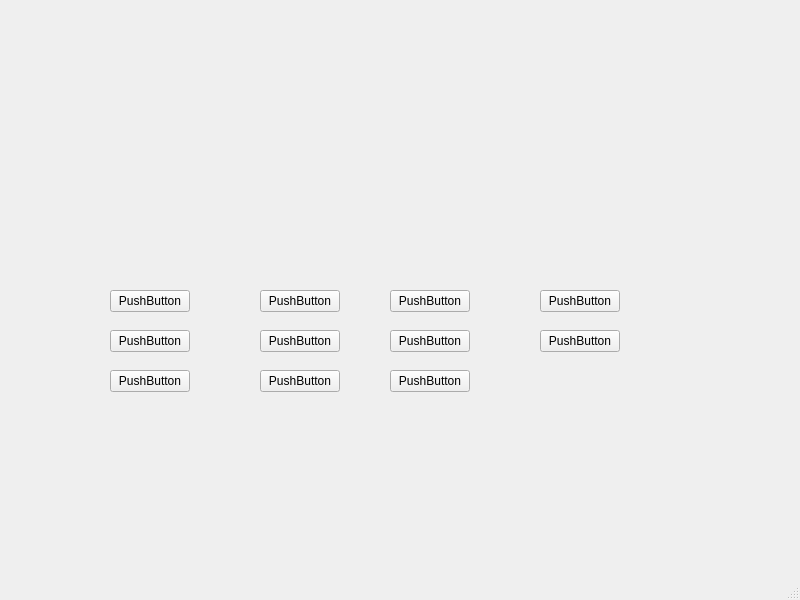
<?xml version="1.0" encoding="UTF-8"?>
<ui version="4.0">
 <class>playMode</class>
 <widget class="QMainWindow" name="playMode">
  <property name="geometry">
   <rect>
    <x>0</x>
    <y>0</y>
    <width>800</width>
    <height>600</height>
   </rect>
  </property>
  <property name="windowTitle">
   <string>MainWindow</string>
  </property>
  <widget class="QWidget" name="centralwidget">
   <widget class="QPushButton" name="pushButton">
    <property name="geometry">
     <rect>
      <x>110</x>
      <y>290</y>
      <width>80</width>
      <height>22</height>
     </rect>
    </property>
    <property name="text">
     <string>PushButton</string>
    </property>
   </widget>
   <widget class="QPushButton" name="pushButton_2">
    <property name="geometry">
     <rect>
      <x>260</x>
      <y>290</y>
      <width>80</width>
      <height>22</height>
     </rect>
    </property>
    <property name="text">
     <string>PushButton</string>
    </property>
   </widget>
   <widget class="QPushButton" name="pushButton_3">
    <property name="geometry">
     <rect>
      <x>390</x>
      <y>290</y>
      <width>80</width>
      <height>22</height>
     </rect>
    </property>
    <property name="text">
     <string>PushButton</string>
    </property>
   </widget>
   <widget class="QPushButton" name="pushButton_4">
    <property name="geometry">
     <rect>
      <x>110</x>
      <y>330</y>
      <width>80</width>
      <height>22</height>
     </rect>
    </property>
    <property name="text">
     <string>PushButton</string>
    </property>
   </widget>
   <widget class="QPushButton" name="pushButton_5">
    <property name="geometry">
     <rect>
      <x>260</x>
      <y>330</y>
      <width>80</width>
      <height>22</height>
     </rect>
    </property>
    <property name="text">
     <string>PushButton</string>
    </property>
   </widget>
   <widget class="QPushButton" name="pushButton_6">
    <property name="geometry">
     <rect>
      <x>390</x>
      <y>330</y>
      <width>80</width>
      <height>22</height>
     </rect>
    </property>
    <property name="text">
     <string>PushButton</string>
    </property>
   </widget>
   <widget class="QPushButton" name="pushButton_7">
    <property name="geometry">
     <rect>
      <x>110</x>
      <y>370</y>
      <width>80</width>
      <height>22</height>
     </rect>
    </property>
    <property name="text">
     <string>PushButton</string>
    </property>
   </widget>
   <widget class="QPushButton" name="pushButton_8">
    <property name="geometry">
     <rect>
      <x>260</x>
      <y>370</y>
      <width>80</width>
      <height>22</height>
     </rect>
    </property>
    <property name="text">
     <string>PushButton</string>
    </property>
   </widget>
   <widget class="QPushButton" name="pushButton_9">
    <property name="geometry">
     <rect>
      <x>390</x>
      <y>370</y>
      <width>80</width>
      <height>22</height>
     </rect>
    </property>
    <property name="text">
     <string>PushButton</string>
    </property>
   </widget>
   <widget class="QPushButton" name="pushButton_10">
    <property name="geometry">
     <rect>
      <x>540</x>
      <y>290</y>
      <width>80</width>
      <height>22</height>
     </rect>
    </property>
    <property name="text">
     <string>PushButton</string>
    </property>
   </widget>
   <widget class="QPushButton" name="pushButton_11">
    <property name="geometry">
     <rect>
      <x>540</x>
      <y>330</y>
      <width>80</width>
      <height>22</height>
     </rect>
    </property>
    <property name="text">
     <string>PushButton</string>
    </property>
   </widget>
  </widget>
  <widget class="QMenuBar" name="menubar">
   <property name="geometry">
    <rect>
     <x>0</x>
     <y>0</y>
     <width>800</width>
     <height>25</height>
    </rect>
   </property>
  </widget>
  <widget class="QStatusBar" name="statusbar"/>
 </widget>
 <resources/>
 <connections/>
</ui>
